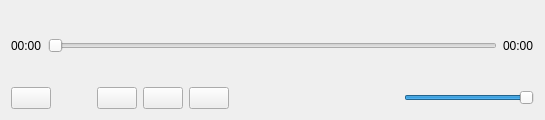
<?xml version="1.0" encoding="UTF-8"?>
<ui version="4.0">
 <class>AudioPlaybackWidget</class>
 <widget class="QWidget" name="AudioPlaybackWidget">
  <property name="geometry">
   <rect>
    <x>0</x>
    <y>0</y>
    <width>545</width>
    <height>120</height>
   </rect>
  </property>
  <layout class="QVBoxLayout" name="verticalLayout">
   <item>
    <layout class="QHBoxLayout" name="playbackInfo">
     <item>
      <widget class="QLabel" name="elapsedTimeLabel">
       <property name="text">
        <string notr="true">00:00</string>
       </property>
      </widget>
     </item>
     <item>
      <widget class="QSlider" name="timeSlider">
       <property name="orientation">
        <enum>Qt::Horizontal</enum>
       </property>
      </widget>
     </item>
     <item>
      <widget class="QLabel" name="totalTimeLabel">
       <property name="text">
        <string notr="true">00:00</string>
       </property>
      </widget>
     </item>
    </layout>
   </item>
   <item>
    <layout class="QHBoxLayout" name="playbackButtons">
     <item>
      <widget class="QPushButton" name="playPauseButton">
       <property name="toolTip">
        <string>Play / Pause</string>
       </property>
       <property name="icon">
        <iconset>
         <normaloff>:/playback/play</normaloff>:/playback/play</iconset>
       </property>
       <property name="shortcut">
        <string>Ctrl+Return</string>
       </property>
      </widget>
     </item>
     <item>
      <spacer name="horizontalSpacer">
       <property name="orientation">
        <enum>Qt::Horizontal</enum>
       </property>
       <property name="sizeType">
        <enum>QSizePolicy::Preferred</enum>
       </property>
       <property name="sizeHint" stdset="0">
        <size>
         <width>40</width>
         <height>20</height>
        </size>
       </property>
      </spacer>
     </item>
     <item>
      <widget class="QPushButton" name="previousButton">
       <property name="toolTip">
        <string>Previous sample</string>
       </property>
       <property name="text">
        <string/>
       </property>
       <property name="icon">
        <iconset resource="../resources.qrc">
         <normaloff>:/playback/back</normaloff>:/playback/back</iconset>
       </property>
       <property name="shortcut">
        <string>Ctrl+PgUp</string>
       </property>
      </widget>
     </item>
     <item>
      <widget class="QPushButton" name="stopButton">
       <property name="toolTip">
        <string>Stop</string>
       </property>
       <property name="text">
        <string/>
       </property>
       <property name="icon">
        <iconset resource="../resources.qrc">
         <normaloff>:/playback/stop</normaloff>:/playback/stop</iconset>
       </property>
       <property name="shortcut">
        <string>Ctrl+P</string>
       </property>
      </widget>
     </item>
     <item>
      <widget class="QPushButton" name="nextButton">
       <property name="toolTip">
        <string>Next sample</string>
       </property>
       <property name="text">
        <string/>
       </property>
       <property name="icon">
        <iconset resource="../resources.qrc">
         <normaloff>:/playback/skip</normaloff>:/playback/skip</iconset>
       </property>
       <property name="shortcut">
        <string>Ctrl+PgDown</string>
       </property>
      </widget>
     </item>
     <item>
      <spacer name="horizontalSpacer_2">
       <property name="orientation">
        <enum>Qt::Horizontal</enum>
       </property>
       <property name="sizeHint" stdset="0">
        <size>
         <width>40</width>
         <height>20</height>
        </size>
       </property>
      </spacer>
     </item>
     <item>
      <widget class="QLabel" name="volumeLabel">
       <property name="sizePolicy">
        <sizepolicy hsizetype="Maximum" vsizetype="Preferred">
         <horstretch>0</horstretch>
         <verstretch>0</verstretch>
        </sizepolicy>
       </property>
       <property name="text">
        <string/>
       </property>
       <property name="pixmap">
        <pixmap resource="../resources.qrc">:/playback/volume</pixmap>
       </property>
      </widget>
     </item>
     <item>
      <widget class="QSlider" name="volumeSlider">
       <property name="sizePolicy">
        <sizepolicy hsizetype="Preferred" vsizetype="Fixed">
         <horstretch>0</horstretch>
         <verstretch>0</verstretch>
        </sizepolicy>
       </property>
       <property name="minimumSize">
        <size>
         <width>130</width>
         <height>0</height>
        </size>
       </property>
       <property name="maximum">
        <number>100</number>
       </property>
       <property name="value">
        <number>100</number>
       </property>
       <property name="orientation">
        <enum>Qt::Horizontal</enum>
       </property>
      </widget>
     </item>
    </layout>
   </item>
  </layout>
 </widget>
 <resources>
  <include location="../resources.qrc"/>
  <include location="../resources.qrc"/>
  <include location="../../resources.qrc"/>
 </resources>
 <connections>
  <connection>
   <sender>playPauseButton</sender>
   <signal>clicked()</signal>
   <receiver>AudioPlaybackWidget</receiver>
   <slot>play_pause_button_pressed()</slot>
   <hints>
    <hint type="sourcelabel">
     <x>10</x>
     <y>50</y>
    </hint>
    <hint type="destinationlabel">
     <x>-77</x>
     <y>-43</y>
    </hint>
   </hints>
  </connection>
  <connection>
   <sender>previousButton</sender>
   <signal>clicked()</signal>
   <receiver>AudioPlaybackWidget</receiver>
   <slot>previous_button_pressed()</slot>
   <hints>
    <hint type="sourcelabel">
     <x>101</x>
     <y>53</y>
    </hint>
    <hint type="destinationlabel">
     <x>115</x>
     <y>-127</y>
    </hint>
   </hints>
  </connection>
  <connection>
   <sender>nextButton</sender>
   <signal>clicked()</signal>
   <receiver>AudioPlaybackWidget</receiver>
   <slot>next_button_pressed()</slot>
   <hints>
    <hint type="sourcelabel">
     <x>182</x>
     <y>52</y>
    </hint>
    <hint type="destinationlabel">
     <x>162</x>
     <y>-23</y>
    </hint>
   </hints>
  </connection>
 </connections>
 <slots>
  <slot>play_pause_button_pressed()</slot>
  <slot>previous_button_pressed()</slot>
  <slot>stop_button_pressed()</slot>
  <slot>next_button_pressed()</slot>
 </slots>
</ui>
